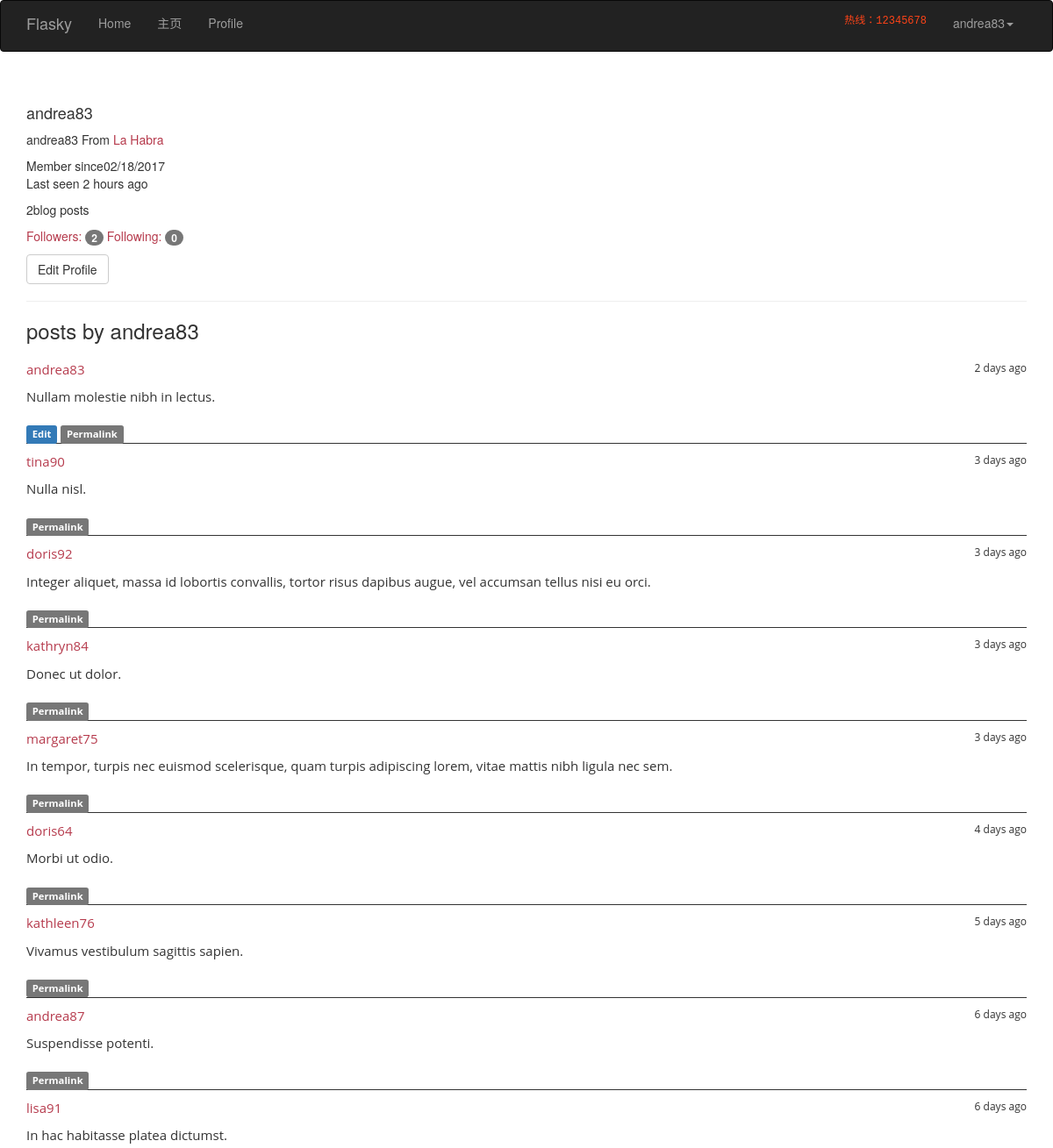
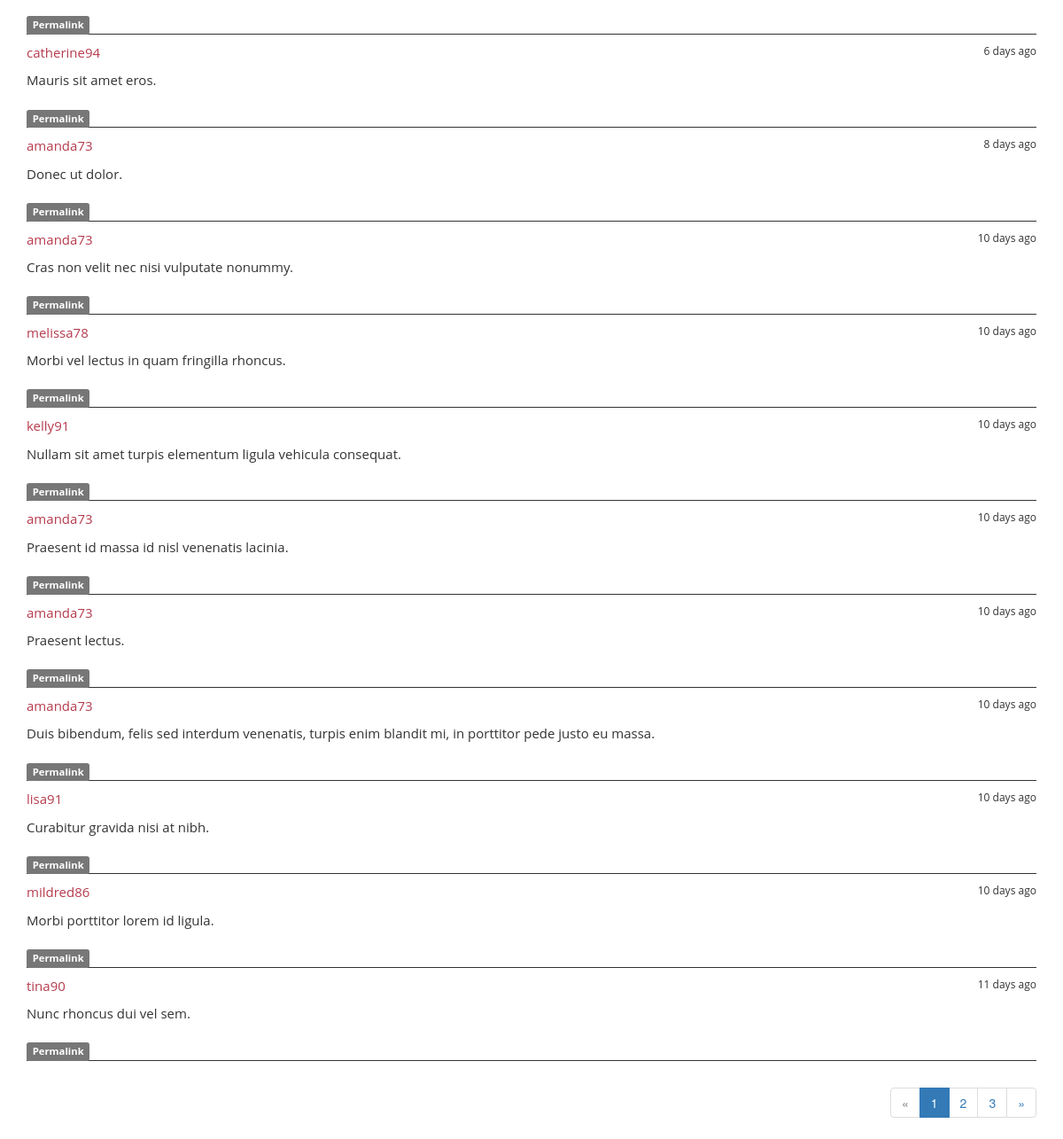
Page /user/andrea83 (signed in) on the committed database (2 pictures, top to bottom).
### app/models.py (models this page shows, shortened)
class User(UserMixin,db.Model):
    __tablename__ = 'users'
    id = db.Column(db.Integer, primary_key=True)
    email= db.Column(db.String(64),unique=True,index=True)
    nickname=db.Column(db.String(64),unique= True,index=True)
    username = db.Column(db.String(64))
    role_id = db.Column(db.Integer, db.ForeignKey('roles.id'))
    password_hash = db.Column(db.String(128))
    location = db.Column(db.String(64))
    member_since = db.Column(db.DateTime(),default=datetime.utcnow)
    last_seen = db.Column(db.DateTime(),default=datetime.utcnow)
    confirmed = db.Column(db.Boolean,default=True)
    posts = db.relationship('Post',backref='author',lazy='dynamic')
    followed = db.relationship('Follow',foreign_keys=[Follow.follower_id],backref=db.backref('follower',lazy="joined"),lazy="dynamic",cascade="all,delete-orphan")
    followers = db.relationship('Follow',foreign_keys=[Follow.followed_id],backref=db.backref('followed',lazy="joined"),lazy="dynamic",cascade="all,delete-orphan")
    @property
    def password(self):
        raise AttributeError('password is not a readable attribute')
    def can(self,permissions):
        return self.role is not None and (self.role.permissions & permissions) == permissions
    def is_administrator(self):
        return self.can(Permission.ADMINISTER)
    def ping(self):
        self.last_seen = datetime.utcnow()
        db.session.add(self)

class Post(db.Model):
    __tablename__='posts'
    id = db.Column(db.Integer,primary_key=True)
    body = db.Column(db.Text)
    body_html = db.Column(db.Text)
    timestamp = db.Column(db.DateTime,index=True,default=datetime.utcnow)
    author_id = db.Column(db.Integer,db.ForeignKey('users.id'))

### app/main/views.py (the view)
@main.route('/user/<nickname>')
def user(nickname):
    user = User.query.filter_by(nickname = nickname).first()
    if user is None:
        abort(404)
    page = request.args.get('page', 1, type=int)
    pagination = Post.query.order_by(Post.timestamp.desc()).paginate(page, per_page=current_app.config[
        'FLASKY_POSTS_PER_PAGE'], error_out=False)
    posts = pagination.items
    return render_template('user.html', user=user, posts=posts,pagination=pagination)

### app/auth/views.py (called while the page is built)
@auth.before_app_request
def befor_request():
    if current_user.is_authenticated:
        current_user.ping()
        if not current_user.confirmed and request.endpoint[:5] != 'auth.':
            return redirect(url_for('auth.unconfirmed'))

@auth.before_app_request
def befor_request():
    if current_user.is_authenticated \
            and not current_user.confirmed \
            and request.endpoint[:5] != 'auth.'\
            and request.endpoint != 'static':
        return redirect(url_for('auth.unconfirmed'))

### app/main/__init__.py (called while the page is built)
@main.app_context_processor
def inject_permissions():
    return dict(Permission=Permission)

### app/models.py (called while the page is built)
@login_manager.user_loader
def load_user(user_id):
    return User.query.get(int(user_id))

### app/templates/user.html (shortened to what this page needs)
{% extends "base.html" %}
{% import "bootstrap/wtf.html" as wtf %}
{% import "_macros.html" as macro %}
{% block page_content %}
<div class="page-header">
<div class="profile-header">
    <h4>{{ user.nickname }}</h4>
    {% if user.nickname or user.location  %}
        <p>
            {% if user.nickname  %}{{ user.nickname }}{% endif %}
            {% if user.location %}From
                <a href="http://map.baidu.com/?q={{ user.location }}">{{ user.location }}</a>
             {% endif %}
        </p>
    {% endif %}
    <P>
        Member since{{ moment(user.member_since).format('L') }}<br>
        Last seen {{ moment(user.last_seen).fromNow() }}
    </P>
    <P>{{ user.posts.count() }}blog posts</P>
    <P>
     <a href="{{ url_for('.followers', nickname=user.nickname) }}">Followers: <span class="badge">{{ user.followers.count() }}</span></a>
     <a href="{{ url_for('.followed_by', nickname=user.nickname) }}">Following: <span class="badge">{{ user.followed.count() }}</span></a>
    </p>
    <p>
        {% if user ==current_user %}
            <a class="btn btn-default" href="{{ url_for(".edit_profile") }}">Edit Profile</a>
        {% endif %}
    </P>
</div>
</div>
<h3>posts by {{ user.nickname }}</h3>
{% include 'posts.html' %}
{% if pagination %}
    <div class="pagination">
    {{ macro.pagination_widget(pagination,'.user',nickname=user.nickname) }}
    </div>
{% endif %}
{% endblock %}

### app/templates/base.html (shortened to what this page needs)
{% extends "bootstrap/base.html" %}
{% block head %}
{{ super() }}
<link rel="stylesheet" type="text/css" href="{{ url_for('static', filename = 'css/style.css') }}">
{% endblock %}
{% block navbar %}
<div class="navbar navbar-inverse" role="navigation">
    <div class="container">
        <div class="navbar-header">
            <a class="navbar-brand" href="{{ url_for('main.index') }}">Flasky</a>
        </div>
        <div class="navbar-collapse collapse">
            <ul class="nav navbar-nav navbar-left">
                <li class="dropdown">
                     <a href="#" class = "dropdown-toggle" data-toggle="dropdown">Home</a>
                </li>
            </ul>
            <ul class="nav navbar-nav navbar-left">
                <li class="dropdown">
                     <a href="#" class = "dropdown-toggle" data-toggle="dropdown">主页</a>
                </li>
            </ul>
            <ul class="nav navbar-nav navbar-left">
                {% if current_user.is_authenticated %}
                <li><a href="{{ url_for('main.edit_profile') }}">Profile</a></li>
                {% endif %}
            </ul>
            <ul class="nav navbar-nav navbar-right">
                <li>
                    <p class="aa">热线：12345678</p>
                </li>
                {% if current_user.is_authenticated %}
                <li class="dropdown">
                    <a href="#" class = "dropdown-toggle" data-toggle="dropdown">{{ current_user.nickname}}<b class = "caret"></b></a>
                </li>
                {% else %}
                <li><a href="{{ url_for('auth.login') }}">Log In</a></li>
                {% endif %}
            </ul>
        </div>
    </div>
</div>
{% endblock %}
{% block content %}
<div class="container">
    {% block page_content %}{% endblock %}
</div>
{% endblock %}

### app/templates/posts.html (shortened to what this page needs)
 <ul class="posts">
    {% for post in posts %}
        <li class="post">
        <div class="profile-thumbnail">
        </div>
        <div class="post-content">
        <div class="post-date">{{ moment(post.timestamp).fromNow() }}</div>
        <div class="post-author">
        <a href="{{ url_for('.user', nickname=post.author.nickname) }}">
        {{ post.author.nickname }}
        </a>
        </div>
        <div class="post-body">
            {% if post.body_html %}
            {{ post.body_html|safe }}
            {% else %}
            {{ post.body}}
            {% endif %}
        </div>
        <div class="post-footer">
             {% if current_user == post.author %}
                <a href="{{ url_for('.edit', id=post.id) }}">
                    <span class="label label-primary">Edit</span>
             </a>
             {% elif current_user.is_administrator() %}<a href="{{ url_for('.edit', id=post.id) }}">
                 <span class="label label-danger">Edit [Admin]</span>
             </a>
                {% endif %}
        <a href="{{ url_for('.post',id=post.id) }}">
            <span class="label label-default">Permalink</span>
        </a>
        </div>
        </div>
        </li>
    {% endfor %}
    </ul>

### app/static/css/style.css (style rules this page uses)
.aa { padding: 15px; font-family: "Bitstream Vera Sans Mono", Monaco, "Courier New", Courier, monospace; color: #ff4418; font-size:12px; }
* { margin: 0; padding: 0; -webkit-box-sizing: border-box; -moz-box-sizing: border-box; box-sizing: border-box; }
ul { list-style-type: none; }
a { color: #b63b4d; text-decoration: none; }
.posts { font-family:'Open Sans', Arial, Helvetica, Sans-serif, Verdana, Tahoma; font-size:15px; margin-top:10px; }
.post { border-bottom:1px solid; }
.profile-thumbnail { color: #c12c42; padding-top:10px; }
.post-date { float: right; font-size:12px; }
.post-body { padding:10px 0 10px 0 ; }
div.pagination { width: 100%; text-align: right; padding: 0px; margin: 0px; }

### rows in the picture
User: nickname "andrea83", location "La Habra", member_since "02/18/2017", last_seen "2 hours ago"
Post: timestamp "2 days ago", author.nickname "andrea83", body_html "Nullam molestie nibh in lectus."
Post: timestamp "3 days ago", author.nickname "tina90", body_html "Nulla nisl."
Post: timestamp "3 days ago", author.nickname "doris92", body_html "Integer aliquet, massa id lobortis convallis, tortor risus dapibus augue, vel accumsan tellus nisi eu orci."
Post: timestamp "3 days ago", author.nickname "kathryn84", body_html "Donec ut dolor."
Post: timestamp "3 days ago", author.nickname "margaret75", body_html "In tempor, turpis nec euismod scelerisque, quam turpis adipiscing lorem, vitae mattis nibh ligula nec sem."
Post: timestamp "4 days ago", author.nickname "doris64", body_html "Morbi ut odio."
Post: timestamp "5 days ago", author.nickname "kathleen76", body_html "Vivamus vestibulum sagittis sapien."
Post: timestamp "6 days ago", author.nickname "andrea87", body_html "Suspendisse potenti."
Post: timestamp "6 days ago", author.nickname "lisa91", body_html "In hac habitasse platea dictumst."
Post: timestamp "6 days ago", author.nickname "catherine94", body_html "Mauris sit amet eros."
Post: timestamp "8 days ago", author.nickname "amanda73", body_html "Donec ut dolor."
Post: timestamp "10 days ago", author.nickname "amanda73", body_html "Cras non velit nec nisi vulputate nonummy."
Post: timestamp "10 days ago", author.nickname "melissa78", body_html "Morbi vel lectus in quam fringilla rhoncus."
Post: timestamp "10 days ago", author.nickname "kelly91", body_html "Nullam sit amet turpis elementum ligula vehicula consequat."
Post: timestamp "10 days ago", author.nickname "amanda73", body_html "Praesent id massa id nisl venenatis lacinia."
Post: timestamp "10 days ago", author.nickname "amanda73", body_html "Praesent lectus."
Post: timestamp "10 days ago", author.nickname "amanda73", body_html "Duis bibendum, felis sed interdum venenatis, turpis enim blandit mi, in porttitor pede justo eu massa."
Post: timestamp "10 days ago", author.nickname "lisa91", body_html "Curabitur gravida nisi at nibh."
Post: timestamp "10 days ago", author.nickname "mildred86", body_html "Morbi porttitor lorem id ligula."
Post: timestamp "11 days ago", author.nickname "tina90", body_html "Nunc rhoncus dui vel sem."

### other values in the picture
{{ user.posts.count() }} "2"
{{ user.followers.count() }} "2"
{{ user.followed.count() }} "0"
{{ p }} "1"
{{ p }} "2" "3"
